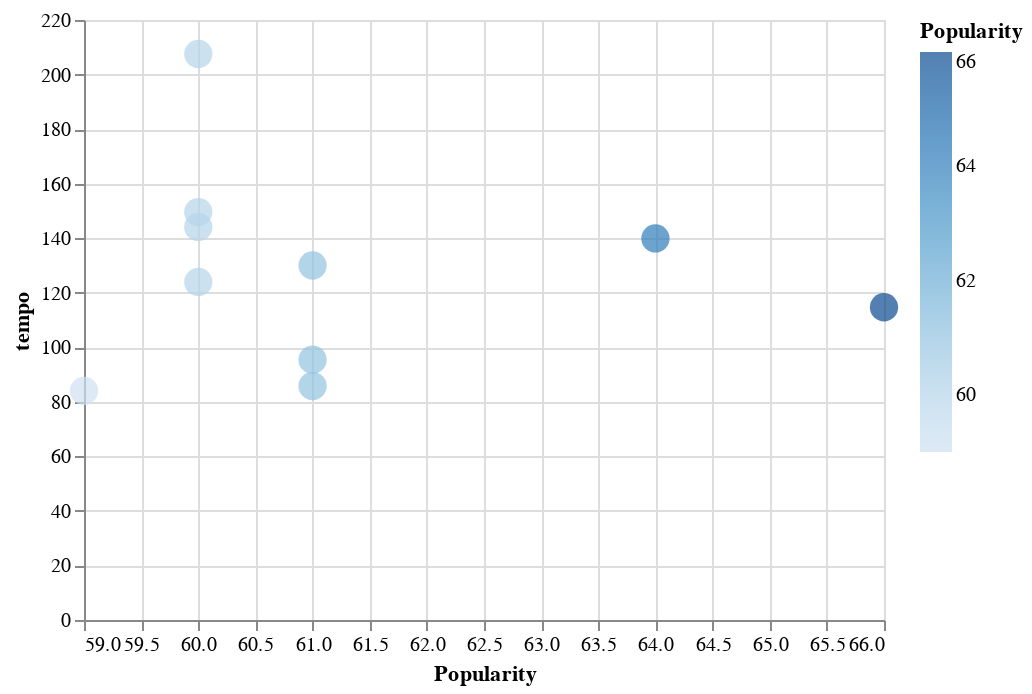

Source (notebook cell):
### Code cell
alt.Chart(df_plot).mark_circle().encode(
alt.X('Popularity', scale=alt.Scale(zero=False)), y=f'{feature_name}', color=alt.Color('Popularity', scale=alt.Scale(zero=False)), 
size=alt.value(200), tooltip=['Popularity', f'{feature_name}', 'Song Name', 'Album Name'])

### Figure 1 — Vega-Lite specification as saved in the notebook (floating-point values rounded to 4 significant figures)
{"config": {"view": {"continuousWidth": 400, "continuousHeight": 300}}, "data": {"name": "data-978bb35a4df6b50eb56e73e4b54e759f"}, "mark": "circle", "encoding": {"color": {"field": "Popularity", "scale": {"zero": false}, "type": "quantitative"}, "size": {"value": 200}, "tooltip": [{"field": "Popularity", "type": "quantitative"}, {"field": "tempo", "type": "quantitative"}, {"field": "Song Name", "type": "nominal"}, {"field": "Album Name", "type": "nominal"}], "x": {"field": "Popularity", "scale": {"zero": false}, "type": "quantitative"}, "y": {"field": "tempo", "type": "quantitative"}}, "$schema": "https://vega.github.io/schema/vega-lite/v4.17.0.json", "datasets": {"data-978bb35a4df6b50eb56e73e4b54e759f": [{"Artist": "MAVERICK CITY MUSIC", "Album Name": "Kingdom (feat. Naomi Raine & Chandler Moore)", "Song Name": "Promises (feat. Joe L Barnes)", "Release Date": "2020-04-17", "Popularity": 66, "tempo": 114.7}, {"Artist": "MAVERICK CITY MUSIC", "Album Name": "Kingdom (feat. Naomi Raine & Chandler Moore)", "Song Name": "Jireh (feat. Chandler Moore & Naomi Raine)", "Release Date": "2021-04-30", "Popularity": 64, "tempo": 139.9}, {"Artist": "MAVERICK CITY MUSIC", "Album Name": "Kingdom (feat. Naomi Raine & Chandler Moore)", "Song Name": "Million Little Miracles (feat. Joe L Barnes)", "Release Date": "2021-04-30", "Popularity": 61, "tempo": 95.43}, {"Artist": "MAVERICK CITY MUSIC", "Album Name": "Kingdom (feat. Naomi Raine & Chandler Moore)", "Song Name": "I Thank God (feat. Dante Bowe, Maryanne Joshua George & Aaron Moses)", "Release Date": "2021-01-29", "Popularity": 61, "tempo": 130.0}, {"Artist": "MAVERICK CITY MUSIC", "Album Name": "Kingdom (feat. Naomi Raine & Chandler Moore)", "Song Name": "Firm Foundation (He Won't)", "Release Date": "2022-01-03", "Popularity": 61, "tempo": 85.78}, {"Artist": "MAVERICK CITY MUSIC", "Album Name": "Kingdom (feat. Naomi Raine & Chandler Moore)", "Song Name": "Refiner (feat. Chandler Moore & Steffany Gretzinger)", "Release Date": "2019-11-12", "Popularity": 60, "tempo": 124.0}, {"Artist": "MAVERICK CITY MUSIC", "Album Name": "Kingdom (feat. Naomi Raine & Chandler Moore)", "Song Name": "Rest on Us (feat. Brandon Lake & Eniola Abioye)", "Release Date": "2021-01-29", "Popularity": 60, "tempo": 144.1}, {"Artist": "MAVERICK CITY MUSIC", "Album Name": "Kingdom (feat. Naomi Raine & Chandler Moore)", "Song Name": "Old Church Basement (feat. Dante Bowe)", "Release Date": "2021-04-30", "Popularity": 60, "tempo": 149.6}, {"Artist": "MAVERICK CITY MUSIC", "Album Name": "Kingdom (feat. Naomi Raine & Chandler Moore)", "Song Name": "Wait On You (feat. Dante Bowe & Chandler Moore)", "Release Date": "2021-04-30", "Popularity": 60, "tempo": 207.6}, {"Artist": "MAVERICK CITY MUSIC", "Album Name": "Kingdom (feat. Naomi Raine & Chandler Moore)", "Song Name": "Kingdom (feat. Naomi Raine & Chandler Moore)", "Release Date": "2022-05-20", "Popularity": 59, "tempo": 84.04}]}}
